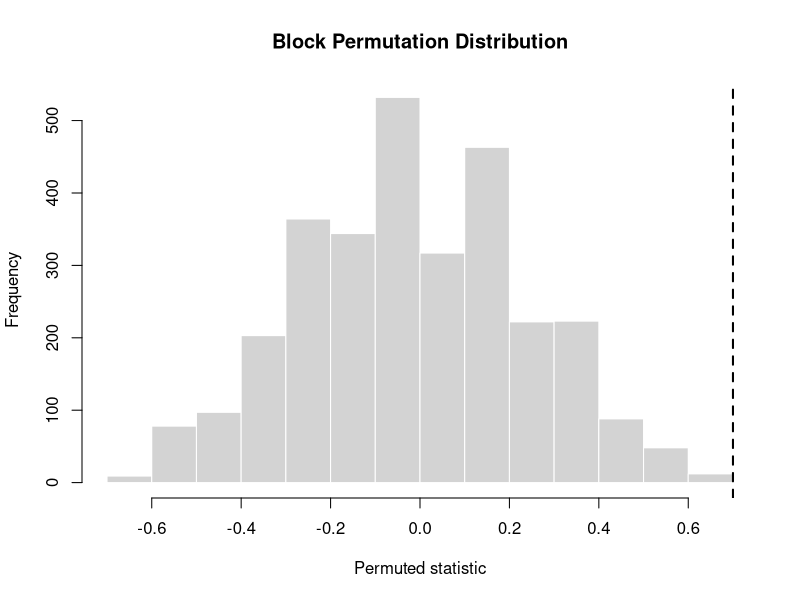
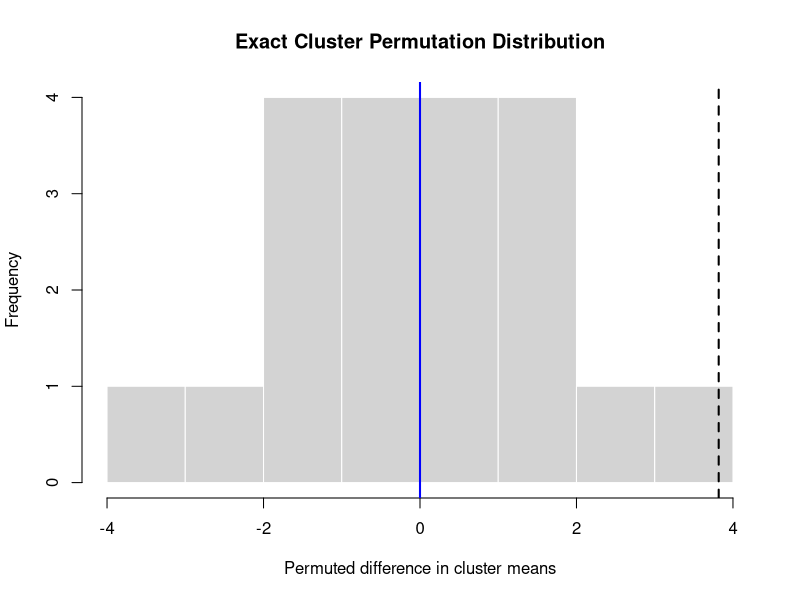
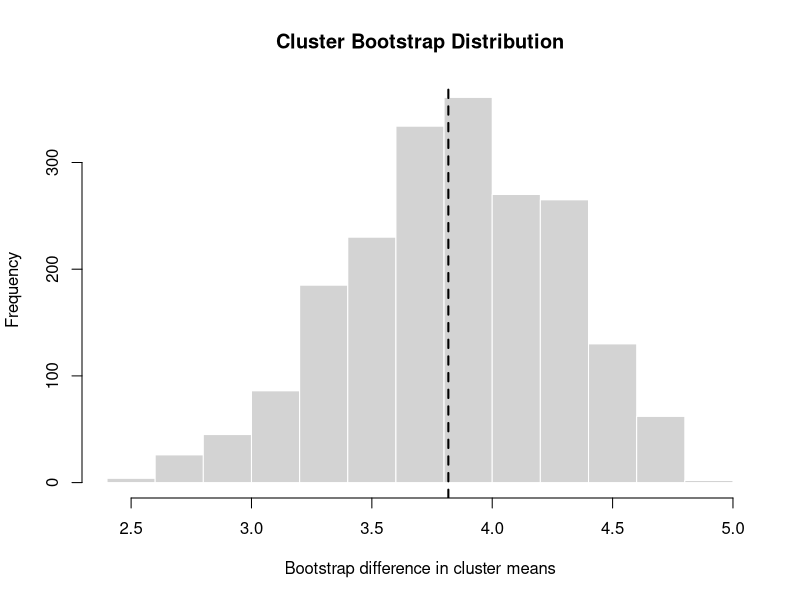

Here is the R script that generated these plots, in order:
## ---- chunk 1
set.seed(4279)

block_dat <- data.frame(
  block = rep(1:8, each = 2),
  trt = rep(c("A", "B"), times = 8),
  y = c(12.4, 11.8,
        10.1,  9.6,
        13.0, 12.2,
         9.5,  8.9,
        11.7, 11.1,
        14.2, 13.4,
        10.8, 10.0,
        12.9, 12.0)
)

# observed statistic: average within-block treated-minus-control difference
block_diff <- function(dat) {
  num_blocks <- length(unique(dat$block))
  diffs <- numeric(num_blocks) ## pre-allocate vector 
  blocks <- sort(unique(dat$block))

  for (j in seq_along(blocks)) {
    dsub <- dat[dat$block == blocks[j], ]
    diffs[j] <- mean(dsub$y[dsub$trt == "A"]) - mean(dsub$y[dsub$trt == "B"])
  }

  mean(diffs)
}

T_obs <- block_diff(block_dat)
T_obs
## ---- chunk 2
### Now let's get the permutation distribution (under the H0, there is no difference between treatment and controls)
B <- 3000
T_perm <- numeric(B)
blocks <- unique(block_dat$block)

for (b in 1:B) {
  dat_perm <- block_dat

  for (g in blocks) {
    idx <- which(dat_perm$block == g)
    dat_perm$trt[idx] <- sample(dat_perm$trt[idx])
  }

  T_perm[b] <- block_diff(dat_perm)
}

hist(T_perm,
     main = "Block Permutation Distribution",
     xlab = "Permuted statistic",
     col = "lightgray",
     border = "white")
abline(v = T_obs, lwd = 2, lty = 2)
mean(abs(T_perm) >= abs(T_obs))
## ---- chunk 3
# one grouping variable
aggregate(y ~ trt, data = block_dat, FUN = mean)

# more than one grouping variable
aggregate(y ~ block + trt, data = block_dat, FUN = mean)
## ---- chunk 4
set.seed(99)

school_id <- rep(1:6, each = 12)
school_trt <- rep(c("control", "control", "control",
                    "program", "program", "program"), each = 12)
school_effect <- rep(c(-0.4, 0.2, -0.1, 0.1, 0.5, -0.2), each = 12)

score <- 70 +
  4 * (school_trt == "program") +
  school_effect +
  rnorm(72, mean = 0, sd = 3)

school_dat <- data.frame(
  school = school_id,
  trt = school_trt,
  score = score
)
## ---- chunk 5
head(school_dat)
str(school_dat)

## collapse to school means
school_means <- aggregate(score ~ school + trt, data = school_dat, FUN = mean)

prog_scores <- school_means$score[school_means$trt == "program"]
ctrl_scores <- school_means$score[school_means$trt == "control"]

T_obs <- mean(prog_scores) - mean(ctrl_scores)

# exact cluster permutations
all_prog_sets <- combn(1:nrow(school_means), 3)

T_perm_exact <- numeric(ncol(all_prog_sets))

for (b in 1:ncol(all_prog_sets)) {
  prog_idx <- all_prog_sets[, b]
  ctrl_idx <- setdiff(1:nrow(school_means), prog_idx)

  T_perm_exact[b] <- mean(school_means$score[prog_idx]) -
                     mean(school_means$score[ctrl_idx])
}

sort(T_perm_exact)

hist(T_perm_exact,
     main = "Exact Cluster Permutation Distribution",
     xlab = "Permuted difference in cluster means",
     col = "lightgray",
     border = "white")
abline(v = 0, lwd = 2, col = "blue")
abline(v = T_obs, lwd = 2, lty = 2)

mean(abs(T_perm_exact) >= abs(T_obs))
## ---- chunk 6
set.seed(321)

# 1. Pre-aggregate to cluster means
cl_means_df <- aggregate(score ~ school + trt, data = school_dat, FUN = mean)
ctrl_means  <- cl_means_df$score[cl_means_df$trt == "control"]
prog_means  <- cl_means_df$score[cl_means_df$trt == "program"]

# 2. Initialize storage
B <- 2000
T_boot <- numeric(B)

# 3. Stratified Bootstrap Loop
set.seed(321) # for reproducibility
for (b in 1:B) {
  # Sample with replacement within each group
  resample_ctrl <- sample(ctrl_means, size = length(ctrl_means), replace = TRUE)
  resample_prog <- sample(prog_means, size = length(prog_means), replace = TRUE)
  
  # Calculate and store the difference in means
  T_boot[b] <- mean(resample_prog) - mean(resample_ctrl)
}

hist(T_boot,
     main = "Cluster Bootstrap Distribution",
     xlab = "Bootstrap difference in cluster means",
     col = "lightgray",
     border = "white")
abline(v = T_obs, lwd = 2, lty = 2)
sd(T_boot)
quantile(T_boot, c(0.025, 0.975))
